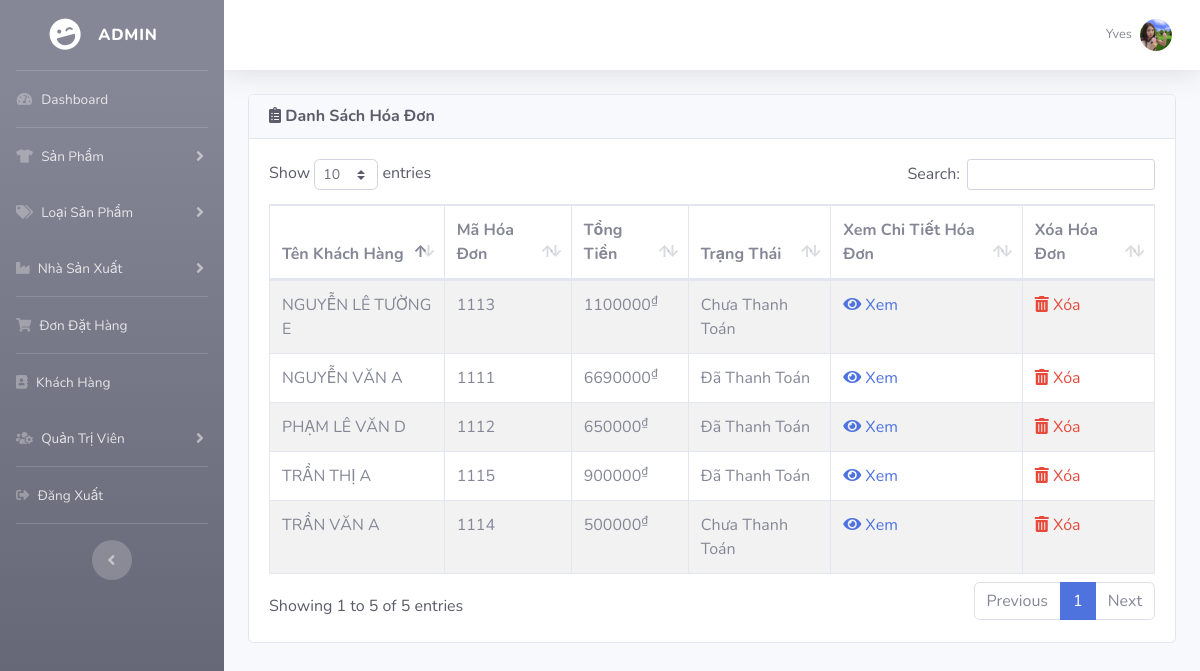
The app's page /admin/index.php?view_bill (signed in) with its own data.
### tables this page shows
CREATE TABLE `HOADON` (
  `MA_HD` int(10) NOT NULL,
  `MA_KH` int(11) NOT NULL,
  `TONGTIEN` int(11) NOT NULL,
  `TRANGTHAI` text
);

CREATE TABLE `KH` (
  `MA_KH` int(11) NOT NULL,
  `TEN_KH` varchar(50) NOT NULL,
  `EMAIL` varchar(50) NOT NULL,
  `MATKHAU` varchar(255) NOT NULL,
  `DIACHI` varchar(100) DEFAULT NULL,
  `DIENTHOAI` varchar(10) DEFAULT NULL,
  `AVATAR` varchar(500) DEFAULT NULL,
  `TRANGTHAI` varchar(10) DEFAULT NULL
);

### admin/includes/database.php (called while the page is built, shortened)
<?php
    class MyConnect {
        private $conn;
        public function __construct() {
            $this->host = "localhost:8889";
            $this->user = "root";
            $this->passwd = "root";
            $this->database = "cuahang";
            $this->conn = new mysqli($this->host,$this->user,$this->passwd,$this->database);
        }
        public function isConnected() {
            return true;
        }
        public function query($query) {
            if($this->isConnected()) {
                $tableData = mysqli_query($this->conn,$query);
                return $tableData;
            }
        }
    }
?>

### admin/view_bill.php (the view)
<?php
if(!isset($_SESSION['admin_email'])){
    echo "<script>window.open('login.php','_self')</script>";
}
else {
?>
<div class="row">
    <div class="col-lg-12">
        <div class="card text-dark mb-4">
            <div class="card-header">
                <h6 class="m-0 font-weight-bold"><i class="fas fa-clipboard-list"></i> Danh Sách Hóa Đơn</div></h6>
            <div class="card-body">
                <div class="table-responsive">
                    <table id="product_table" class="table table-bordered table-striped" width="100%" cellspacing="0">
                        <thead>
                            <tr>
                                <th>Tên Khách Hàng</th>
                                <th>Mã Hóa Đơn</th>
                                <th>Tổng Tiền</th>
                                <th>Trạng Thái</th>
                                <th>Xem Chi Tiết Hóa Đơn</th>
                                <th>Xóa Hóa Đơn</th>
                            </tr>
                        </thead>
                        <tbody>
                        <?php
                                $getBillQuery = "SELECT TEN_KH, MA_HD, HOADON.TRANGTHAI, TONGTIEN FROM HOADON, KH WHERE (KH.MA_KH = HOADON.MA_KH)";
                                $result = $MyConn->query($getBillQuery);
                                while($row = mysqli_fetch_array($result)) {
                                    $tenkh = $row['TEN_KH'];
                                    $mahd = $row['MA_HD'];
                                    $trangthaihd = $row['TRANGTHAI'];
                                    $tongtien = $row['TONGTIEN'];
                            ?>
                            <tr>
                                <td> <?php echo $tenkh ?> </td>
                                <td> <?php echo $mahd ?> </td>
                                <td> <?php echo $tongtien."<sup>₫</sup>" ?></td>
                                <td> <?php echo $trangthaihd ?></td>
                                <td>
                                    <a href="index.php?view_detail_bill=<?php echo $mahd ?>" style="text-decoration: none">
                                        <i class="fas fa-eye"></i>
                                            Xem
                                        </a>
                                </td>
                                <td>
                                    <a href="index.php?delete_bill=<?php echo $mahd ?>" class="text-danger" style="text-decoration: none">
                                        <i class="fas fa-trash-alt"></i>
                                            Xóa
                                    </a>
                                </td>
                            </tr>
                            <?php } ?>
                        </tbody>
                    </table>
                </div>
            </div>
        </div>
    </div>
</div>
<?php } ?>

### admin/index.php (shortened to what this page needs)
<?php
include("includes/database.php");
if(!isset($_SESSION['admin_email'])){
echo "<script>window.open('login.php','_self')</script>";
}
else {
?>
<?php
$MyConn = new MyConnect();
$admin_session = $_SESSION['admin_email'];
$getAdminQry = "select * from admin where Email='$admin_session'";
$getAdmin = $MyConn->query($getAdminQry);
$row_admin = mysqli_fetch_array($getAdmin);
$admin_name = $row_admin['Name'];
$admin_image = $row_admin['Image'];
?>
<!DOCTYPE html>
<html lang="en">
<head>
    <link href="vendor/fontawesome-free/css/all.min.css" rel="stylesheet" type="text/css">
    <link href="css/sb-admin-2.min.css" rel="stylesheet">
    <link href="css/thumb.css" rel="stylesheet">
    <link href="css/style.css" rel="stylesheet">
    <link href="vendor/datatables/dataTables.bootstrap4.min.css" rel="stylesheet">
</head>
<body id="page-top">
    <div id="wrapper">
    <?php include("includes/sidebars.php");  ?>
        <div id="content-wrapper" class="d-flex flex-column">
            <div id="content">
                <nav class="navbar navbar-expand navbar-light bg-white topbar mb-4 static-top shadow">
                    <ul class="navbar-nav ml-auto">
                        <li class="nav-item dropdown no-arrow">
                            <a class="nav-link dropdown-toggle" href="#" id="userDropdown" role="button"
                                data-toggle="dropdown" aria-haspopup="true" aria-expanded="false">
                                <span class="mr-2 d-none d-lg-inline text-gray-600 small"> <?php echo $admin_name ?></span>
                                <img class="img-profile rounded-circle"
                                    src="<?php echo "admin_images/".$admin_image ?>">
                            </a>
                        </li>
                    </ul>
                </nav>
                <div class="container-fluid">
                    <?php
                    if(isset($_GET['dashboard'])) {
                        include("dashboard.php");
                    }
                    else if(isset($_GET['insert_product'])) {
                        include("insert_product.php");
                    }
                    else if(isset($_GET['view_product'])) {
                        include("view_product.php");
                    }
                    else if(isset($_GET['edit_product'])) {
                        include("edit_product.php");
                    }
                    else if(isset($_GET['delete_product'])) {
                        include("delete_product.php");
                    }
                    else if(isset($_GET['insert_cat'])) {
                        include("insert_cat.php");
                    }
                    else if(isset($_GET['view_cat'])) {
                        include("view_cat.php");
                    }
                    else if(isset($_GET['edit_cat'])) {
                        include("edit_cat.php");
                    }
                    else if(isset($_GET['delete_cat'])) {
                        include("delete_cat.php");
                    }
                    else if(isset($_GET['insert_man'])) {
                        include("insert_man.php");
                    }
                    else if(isset($_GET['view_man'])) {
                        include("view_man.php");
                    }
                    else if(isset($_GET['delete_man'])) {
                        include("delete_man.php");
                    }
                    else if(isset($_GET['edit_man'])) {
                        include("edit_man.php");
                    }
                    else if(isset($_GET['view_bill'])) {
                        include("view_bill.php");
                    }
                    ?>
                </div>
            </div>
        </div>
    </div>
</body>
</html>
<?php } ?>

### records on screen
hoadon: kh.TEN_KH "NGUYỄN VĂN A", MA_HD "1111", TONGTIEN "6690000", TRANGTHAI "Đã Thanh Toán"
hoadon: kh.TEN_KH "PHẠM LÊ VĂN D", MA_HD "1112", TONGTIEN "650000", TRANGTHAI "Đã Thanh Toán"
hoadon: kh.TEN_KH "NGUYỄN LÊ TƯỜNG E", MA_HD "1113", TONGTIEN "1100000", TRANGTHAI "Chưa Thanh Toán"
hoadon: kh.TEN_KH "TRẦN VĂN A", MA_HD "1114", TONGTIEN "500000", TRANGTHAI "Chưa Thanh Toán"
hoadon: kh.TEN_KH "TRẦN THỊ A", MA_HD "1115", TONGTIEN "900000", TRANGTHAI "Đã Thanh Toán"

### other values on screen
$admin_name "Yves"
